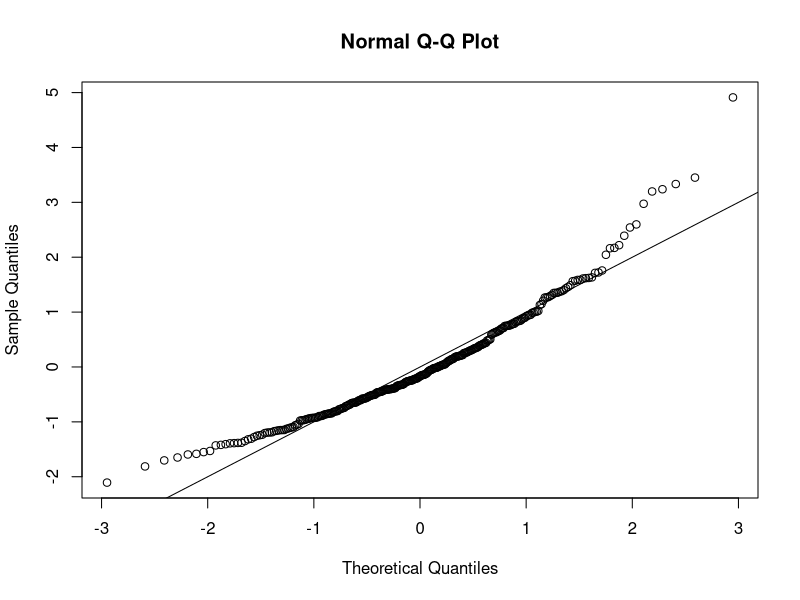
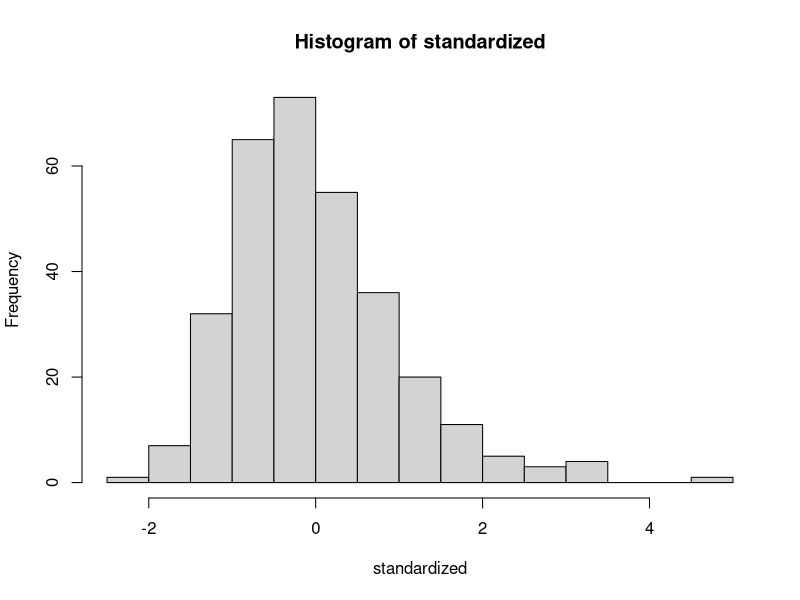
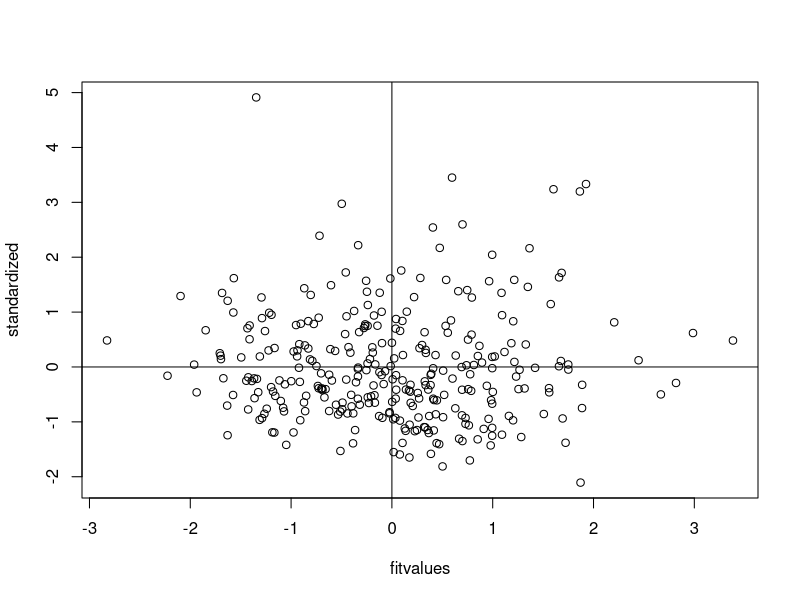

These figures' R source, in order:
setwd("E:/GA/Scales")
master = read.csv("Meaning_Scales_ExpressionsOfLifeMeaning_RR_RN_Paper.csv")
summary(master)

##Reverse Code. No Reverse Coding.

####DATA SCREENING####

##Missing Data##
library(mice)
percentmiss = function(x){ sum(is.na(x))/length(x) *100 }

##Going by rows ONLY
##here I excluded the first two columns because they were 
##included for everyone as IDs, so I don't want to count that
##as part of the percent toward what they did
notypos = master
missing = apply(notypos[ , 3:42], 1, percentmiss) 
table(missing)

##replace only the data that you should
replacepeople = notypos[ missing <= 5 , ]  
dontpeople = notypos[ missing > 5 , ]

##figure out the columns to exclude (survey data)
apply(replacepeople, 2, percentmiss)
replacecolumn = replacepeople[ , -c(1,2,43)]
dontcolumn = replacepeople[ , c(1,2,43)]

##let's mice it!
tempnomiss = mice(replacecolumn)
nomiss = complete(tempnomiss, 1)
summary(nomiss)

##put everything back together
filledin_none = cbind(dontcolumn, nomiss)
summary(filledin_none)

##Outliers##
mahal = mahalanobis(filledin_none[ , -c(1:3)], 
                    colMeans(filledin_none[ , -c(1:3)], na.rm = TRUE),
                    cov(filledin_none[ , -c(1:3)], use="pairwise.complete.obs"))

summary(mahal)
cutoff = qchisq(.999,ncol(filledin_none[ , -c(1:3)])) 
summary(mahal < cutoff)
noout = filledin_none[ mahal < cutoff, ]

##additivity: correlations
correlations = cor(noout[,-c(1:3)], use="pairwise.complete.obs")
symnum(correlations)

##make the random stuff
random = rchisq(nrow(noout), 7)
##be sure here not to include the ID columns!
fake = lm(random~., data=noout[ , -c(1:3)])

##get the linearity plot
##create the standardized residuals
standardized = rstudent(fake)
qqnorm(standardized)
abline(0,1)

##multivariate normality
hist(standardized, breaks=15)

##homogeneity and homoscedaticity
fitvalues = scale(fake$fitted.values)
plot(fitvalues, standardized) 
abline(0,0)
abline(v = 0)

##Scoring
ELM <- rowSums(noout[, c(4:43)])
ELM
